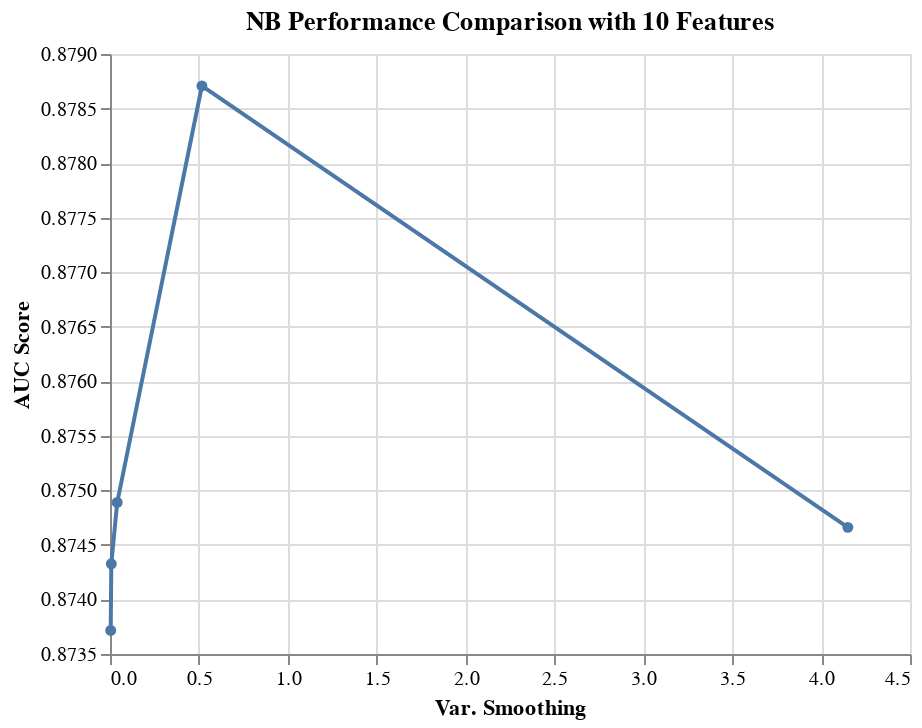

Notebook cell for this chart:
### Markdown cell above
Let's visualize the search results.

### Code cell
results_NB_10_features = results_NB[results_NB['rfi_fs__n_features_'] == 10.0]

alt.Chart(results_NB_10_features, 
          title='NB Performance Comparison with 10 Features'
         ).mark_line(point=True).encode(
    alt.X('nb__var_smoothing', title='Var. Smoothing'),
    alt.Y('mean_score', title='AUC Score', scale=alt.Scale(zero=False))
)

### Figure 1 — Vega-Lite specification as saved in the notebook (floating-point values rounded to 4 significant figures)
{"$schema": "https://vega.github.io/schema/vega-lite/v2.6.0.json", "config": {"view": {"height": 300, "width": 400}}, "data": {"name": "data-6e5a19cea88f13312b9cd46bd02500f4"}, "datasets": {"data-6e5a19cea88f13312b9cd46bd02500f4": [{"max_score": 0.8856, "mean_score": 0.8787, "min_score": 0.8693, "nb__var_smoothing": 0.5171, "rfi_fs__n_features_": 10, "std_score": 0.00575}, {"max_score": 0.8829, "mean_score": 0.8749, "min_score": 0.8649, "nb__var_smoothing": 0.04055, "rfi_fs__n_features_": 10, "std_score": 0.006363}, {"max_score": 0.8828, "mean_score": 0.8747, "min_score": 0.8668, "nb__var_smoothing": 4.15, "rfi_fs__n_features_": 10, "std_score": 0.005441}, {"max_score": 0.8823, "mean_score": 0.8743, "min_score": 0.8643, "nb__var_smoothing": 0.007317, "rfi_fs__n_features_": 10, "std_score": 0.006459}, {"max_score": 0.8796, "mean_score": 0.8737, "min_score": 0.8642, "nb__var_smoothing": 0.004009, "rfi_fs__n_features_": 10, "std_score": 0.005851}]}, "encoding": {"x": {"field": "nb__var_smoothing", "title": "Var. Smoothing", "type": "quantitative"}, "y": {"field": "mean_score", "scale": {"zero": false}, "title": "AUC Score", "type": "quantitative"}}, "mark": {"point": true, "type": "line"}, "title": "NB Performance Comparison with 10 Features"}
